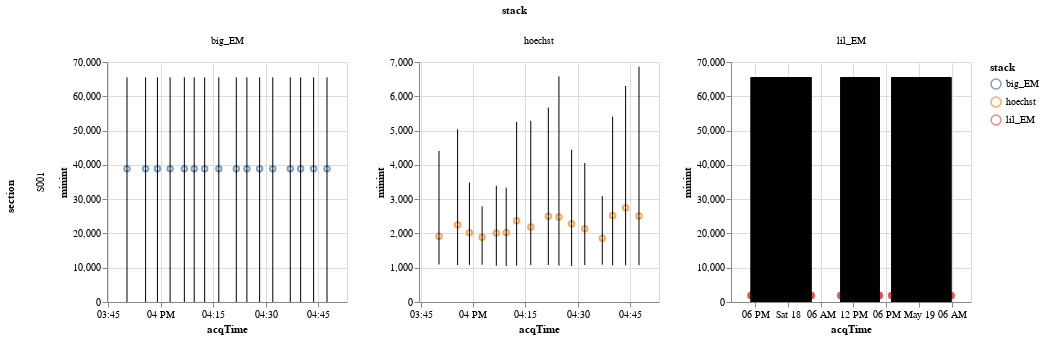

Notebook code cell kept with this figure:
### Code cell
points = alt.Chart(levels_data).mark_point().encode(
    x=alt.X('acqTime:T', scale=alt.Scale(padding=20)),
    y='avgint:Q',
    color='stack:N',
).properties(
    width=240,
    height=240
)

errors = alt.Chart(levels_data).mark_errorbar().encode(
    x='acqTime',
    y='minint:Q',
    y2='maxint:Q',
)

alt.layer(points, errors, data=levels_data).facet(
    column='stack:N',
    row='section:N'
).resolve_scale(
    x='independent',
    y='independent'
)

### Figure 1 — Vega-Lite specification as saved in the notebook (floating-point values rounded to 4 significant figures; data arrays with more than 128 entries replaced by an {"elided": "..."} marker saying what was removed)
{"$schema": "https://vega.github.io/schema/vega-lite/v3.4.0.json", "config": {"mark": {"tooltip": null}, "view": {"height": 300, "width": 400}}, "data": {"name": "data-db3fa259dafc9a966102c4fbc3e24215"}, "datasets": {"data-db3fa259dafc9a966102c4fbc3e24215": {"elided": "1212 records"}}, "facet": {"column": {"field": "stack", "type": "nominal"}, "row": {"field": "section", "type": "nominal"}}, "resolve": {"scale": {"x": "independent", "y": "independent"}}, "spec": {"layer": [{"encoding": {"color": {"field": "stack", "type": "nominal"}, "x": {"field": "acqTime", "scale": {"padding": 20}, "type": "temporal"}, "y": {"field": "avgint", "type": "quantitative"}}, "height": 240, "mark": "point", "width": 240}, {"encoding": {"x": {"field": "acqTime", "type": "temporal"}, "y": {"field": "minint", "type": "quantitative"}, "y2": {"field": "maxint"}}, "mark": "errorbar"}]}}
